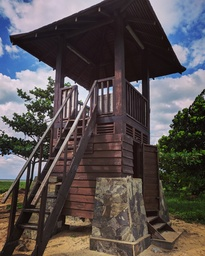
//> input picture Marr-Hildreth Edge Detector/tower.jpg, 205 x 256 px, shrunk from 3228 x 4035 before the run
$ ./gussainfiltering   (built with g++ and OpenCV 4)
//> lines starting //> are read from the running program, lines starting //| are printed output that depends on the picture; after the words box and inside, x2 and y2 are one past the last pixel; in counts of white or black regions, pixels touching at a corner belong together
#include <opencv2/opencv.hpp>
#include <iostream>
#include <thread>
#include <math.h>

using namespace std;
using namespace cv;

void vertical_convolution(Mat image, Mat buffer, int kernal_size, int normalize, int kernal[], int *horizontal_convolution_row){

	int pixel;
	int intensity;
	int start_row = kernal_size/2;

	for(int row = start_row; row < image.rows - start_row - 1; row++){
		while(*horizontal_convolution_row - start_row<= row){
			//waiting
		}
		for(int col = 0; col < image.cols; col++){
			intensity = 0;
			for(int kernal_index = 0; kernal_index < kernal_size; kernal_index++){
				pixel = (int) buffer.at<uchar>(row - start_row + kernal_index, col);
				intensity += pixel*kernal[kernal_index];
			}
			intensity /= normalize;
			image.at<uchar>(row, col) = uchar(intensity);
		}
	}

}
// [11 lines of commented-out code are left out]

void horizontal_convolution(Mat image, Mat buffer, int kernal_size, int normalize, int kernal[], int *horizontal_convolution_row){
	int start_col = kernal_size/2;
	int intensity = 0;
	int pixel;

	for (int row = 0; row < image.rows; row++){
		*horizontal_convolution_row  = row;
		for(int col = start_col; col < image.cols - start_col - 1; col++){
			intensity = 0;
			for (int kernal_index = 0; kernal_index < kernal_size; kernal_index++){
				pixel = (int) image.at<uchar>(row, col - start_col + kernal_index);
				intensity += pixel*kernal[kernal_index];
			}
			intensity /= normalize;
			buffer.at<uchar>(row, col) = uchar(intensity);
		}
	}

}

void create_kernal(int kernal[], int kernal_size, double sigma, int *normalize){
	int kernal_mid_index = kernal_size/2;
	//const double pi = 3.14159265358979323846;
	double kernal_corner_x_2 = (double) kernal_mid_index*kernal_mid_index;
	double kernal_corner = exp(-1*kernal_corner_x_2/(2*sigma*sigma));//(2*pi*sigma*sigma);
	double kernal_value_at_index_double;
	double x_2;
	double sigma_2 = sigma*sigma;
	int k = 0;
	//*normalize = 2;

	kernal[0] = 1;
	kernal[kernal_size - 1] = 1;
	kernal_value_at_index_double = 1.0;
	kernal[kernal_mid_index] = (int) kernal_value_at_index_double/kernal_corner;
	normalize += kernal[kernal_mid_index];

	for (int x = 1; x < kernal_mid_index; x++){
		x_2 = (double) x*x;
		kernal_value_at_index_double = exp(-1*x_2/(2*sigma_2));
		//cout << " " << kernal_value_at_index_double << " " << kernal_corner << " ";
		kernal_value_at_index_double = kernal_value_at_index_double/kernal_corner;
		kernal[kernal_mid_index - x] = (int) round(kernal_value_at_index_double);
		kernal[kernal_mid_index + x] = kernal[kernal_mid_index - x];
		//cout << kernal_value_at_index_double << '\n';
		k += 2*kernal[kernal_mid_index - x];
	}
	//*normalize = k;
	//return normalize;

}


int main(){
	thread thread_horizontal_convolution;
	thread thread_vertical_convolution;
	//thread thread_apply_buffer;

	Mat image = imread("tower.jpg", IMREAD_GRAYSCALE);
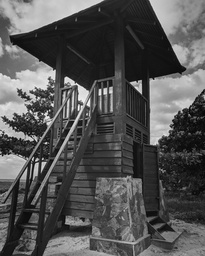
//> image: 256 rows x 205 cols, CV_8UC1; min 1, max 254, mean 82.9

	if(image.empty()){
		cout << "Could not find image\n";
		cin.get();
		return -1;
	}

	Mat buffer(image.rows, image.cols, CV_8UC1, Scalar(0));

	int kernal_size = 19;
	double sigma = 3;
	int normalize;

	int kernal [kernal_size];
	int *kernal_address = kernal;

	create_kernal(kernal, kernal_size, sigma, &normalize);
	int horizontal_convolution_row;
	cout << kernal[1] << " ";

	normalize = 0;

	for (int i = 0; i<kernal_size; i++){
		cout << " " << kernal[i];
		normalize += kernal[i];
	}

	cout << " " << normalize;

	//horizontal_convolution(image, buffer, kernal_size, normalize, kernal_address, &horizontal_convolution_row);

	thread_horizontal_convolution = thread(horizontal_convolution, image, buffer, kernal_size, normalize, kernal_address, &horizontal_convolution_row);
	thread_vertical_convolution = thread(vertical_convolution, image, buffer, kernal_size, normalize, kernal_address, &horizontal_convolution_row);
	//thread_apply_buffer = thread(applyBuffer, buffer, image, &horizontal_convolution_row);
	thread_horizontal_convolution.join();
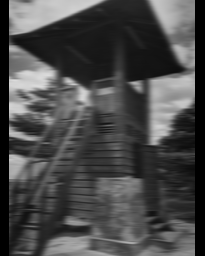
//> buffer: 256 rows x 205 cols, CV_8UC1; min 0, max 220, mean 73.3
	thread_vertical_convolution.join();
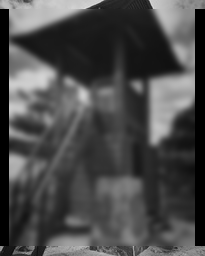
//> image: 256 rows x 205 cols, CV_8UC1; min 0, max 219, mean 73.7
	//thread_apply_buffer.join();

	String windowName = "image";
	namedWindow(windowName, WINDOW_NORMAL);
	imwrite("blurred image kernal 41x41 sigma = 4.jpg", image);
	imshow(windowName, image);
	waitKey(0);
	destroyWindow(windowName);

	Mat secondDerivative(image.rows, image.cols, CV_32SC1, int(0));

	int new_intensity;
	int pixel;

	for(int row = 1; row < image.rows - 1; row++){
		for(int col = 1; col < image.cols - 1; col++){
			new_intensity = 0;
			for(int kernal_row = -1; kernal_row <= 1; kernal_row++){
				for(int kernal_col = -1; kernal_col <= 1; kernal_col++){
					new_intensity += (int) image.at<uchar>(row + kernal_row, col + kernal_col);
				}
			}
			pixel = (int) image.at<uchar>(row, col);
			new_intensity = new_intensity - 9*pixel;
			secondDerivative.at<int>(row, col) = new_intensity;
		}
	}
//> this loop made 254 passes
//> (new_intensity, pixel) on passes 1 to 3: (-12, 130), (14, 123), (23, 116)
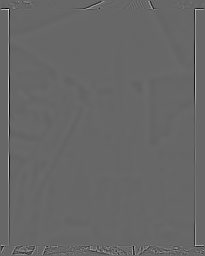
//> secondDerivative: 256 rows x 205 cols, CV_32SC1; min -616, max 904, mean 0; drawn with min black and max white
//> after the loop, new_intensity = -60; pixel = 128

	bool neighbours[3][3];
	int max_pixel = 0;

	for(int row = 1; row < image.rows - 1; row++){
		for(int col = 1; col < image.cols - 1; col++){
			for(int kernal_row = -1; kernal_row <= 1; kernal_row++){
				for(int kernal_col = -1; kernal_col <= 1; kernal_col++){
					pixel = (int) secondDerivative.at<int>(row + kernal_row, col + kernal_col);
					neighbours[kernal_row + 1][kernal_col + 1] = pixel < 0;
				}
			}
			pixel  = 0;
			new_intensity = 0;
			if(neighbours[0][0] ^ neighbours[2][2]){
				pixel = secondDerivative.at<int>(row - 1, col - 1) - secondDerivative.at<int>(row + 1, col + 1);
				if(pixel < 0){
					pixel = 0 - pixel;
				}
			}
			if(neighbours[0][1] ^ neighbours[2][1]){
				new_intensity = secondDerivative.at<int>(row - 1, col) - secondDerivative.at<int>(row + 1, col);
				if(new_intensity < 0){
					new_intensity = 0 - new_intensity;
				}
				if(pixel < new_intensity){
					pixel = new_intensity;
				}
			}
			if(neighbours[0][2] ^ neighbours[2][0]){
				new_intensity = secondDerivative.at<int>(row - 1, col + 1) - secondDerivative.at<int>(row + 1, col - 1);
				if(new_intensity < 0){
					new_intensity = 0 - new_intensity;
				}
				if(pixel < new_intensity){
					pixel = new_intensity;
				}
			}
			if(neighbours[1][0] ^ neighbours[1][2]){
				new_intensity = secondDerivative.at<int>(row, col - 1) - secondDerivative.at<int>(row, col + 1);
				if(new_intensity < 0){
					new_intensity = 0 - new_intensity;
				}
				if(pixel < new_intensity){
					pixel = new_intensity;
				}
			}
			if(pixel > max_pixel){
				max_pixel = pixel;
				cout << max_pixel << endl;
			}
			if(pixel > 10){
				image.at<uchar>(row, col) = uchar(255);
			}
			else{
				image.at<uchar>(row, col) = uchar(0);
			}

		}
	}
//> this loop made 254 passes
//> (pixel, new_intensity, max_pixel) on passes 1 to 3: (42, 42, 663), (42, 35, 663), (0, 0, 710)
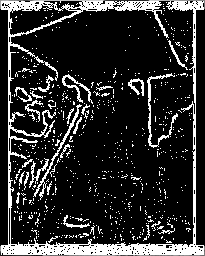
//> image: 256 rows x 205 cols, CV_8UC1; min 0, max 255, mean 44.4
//> after the loop, pixel = 177; new_intensity = 20; max_pixel = 1076

	namedWindow(windowName, WINDOW_NORMAL);
	imwrite("zero_crossing.jpg", image);
	imshow(windowName, image);
	waitKey(0);
	destroyWindow(windowName);

	for(int row = 1; row < image.rows - 1; row++){
		for(int col = 1; col < image.cols - 1; col++){
			if((int) image.at<uchar>(row - 1, col - 1) == 255){
				continue;
			} else if((int) image.at<uchar>(row - 1, col) == 255){
				continue;
			} else if((int) image.at<uchar>(row - 1, col + 1) == 255){
				continue;
			} else if((int) image.at<uchar>(row, col - 1) == 255){
				continue;
			} else if((int) image.at<uchar>(row, col + 1) == 255){
				continue;
			} else if((int) image.at<uchar>(row + 1, col - 1) == 255){
				continue;
			} else if((int) image.at<uchar>(row + 1, col) == 255){
				continue;
			} else if((int) image.at<uchar>(row + 1, col + 1) == 255){
				continue;
			} else{
				image.at<uchar>(row - 1, col) = uchar(0);
			}
		}
	}
//> image: 256 rows x 205 cols, CV_8UC1; 23 pixels changed, all inside (x1, y1, x2, y2) = (51, 0, 165, 1)

	namedWindow(windowName, WINDOW_NORMAL);
	imwrite("zero_crossing cleared.jpg", image);
	imshow(windowName, image);
	waitKey(0);
	destroyWindow(windowName);
}
